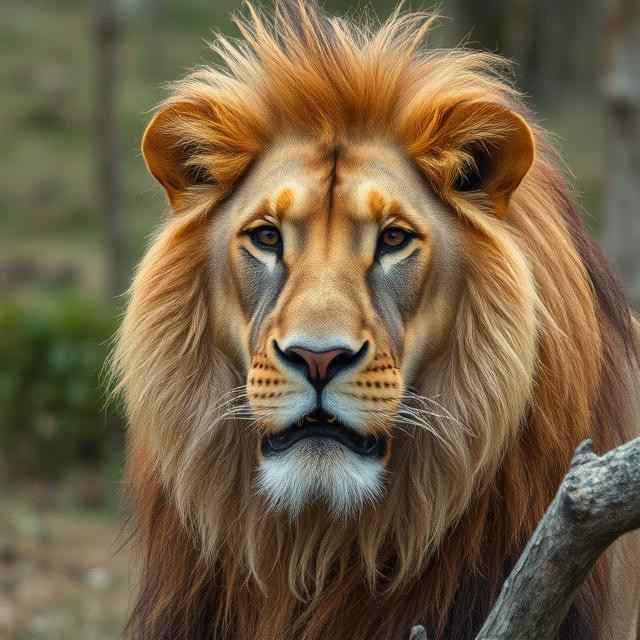
//> input picture data/images/lion.jpg, 640 x 640 px
$ ./p3_hsv data/images/lion.jpg   (built with g++ and OpenCV 4)
//> lines starting //> are read from the running program, lines starting //| are printed output that depends on the picture; after the words box and inside, x2 and y2 are one past the last pixel; in counts of white or black regions, pixels touching at a corner belong together
#include <opencv2/core.hpp>
#include <opencv2/highgui.hpp>
#include <opencv2/videoio.hpp>
#include <opencv2/imgproc.hpp>
#include <iostream>

int main(int argc, char** argv) {

    if(argc<2)
    {
        std::cerr << "Usage: " << argv[0] << " <input_image>" << std::endl;
        return -1;
    }

    // read image
    cv::Mat image = cv::imread(argv[1]);
//> image is the input picture: 640 rows x 640 cols, CV_8UC3; mean B, G, R 69.5, 96.8, 114.6

    // check image
    if (image.empty()) {
        std::cerr << "Could not open or find the image!" << std::endl;
        return -1;
    }

    cv::imshow("Image", image);

    // convert to hsv
    cv::Mat hsv_image;
    cv::cvtColor(image, hsv_image, cv::COLOR_BGR2HSV);
//> hsv_image: 640 rows x 640 cols, CV_8UC3; mean H, S, V 25.3, 105, 116.5

    // split and show hsv channels
    std::vector<cv::Mat> hsv_channels;
    cv::split(hsv_image, hsv_channels);
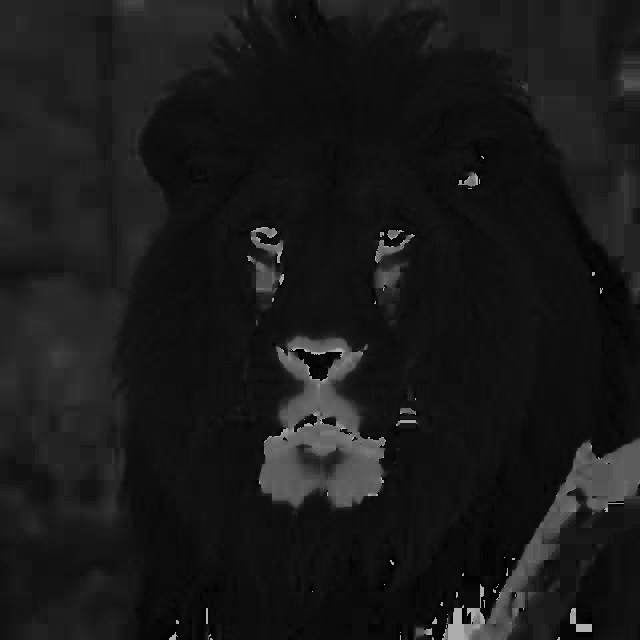
//> hsv_channels[0]: 640 rows x 640 cols, CV_8UC1; min 0, max 179, mean 25.3
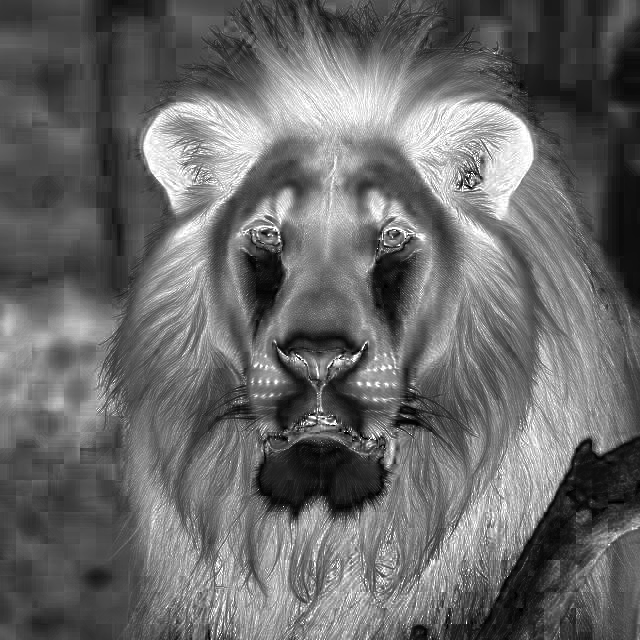
//> hsv_channels[1]: 640 rows x 640 cols, CV_8UC1; min 0, max 255, mean 105
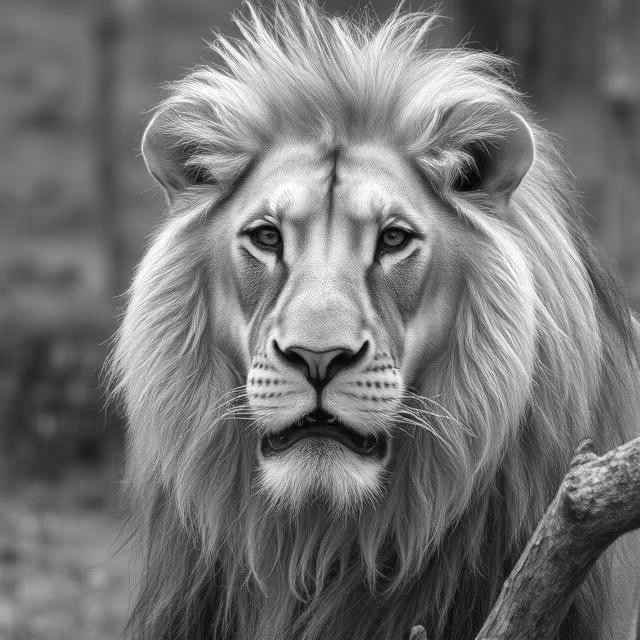
//> hsv_channels[2]: 640 rows x 640 cols, CV_8UC1; min 0, max 255, mean 116.5
    cv::imshow("Hue", hsv_channels[0]);
    cv::imshow("Saturation", hsv_channels[1]);
    cv::imshow("Value", hsv_channels[2]);

    do
    {

        // range of colors HSV
        cv::Mat thresh_color;
        static int h0=0, h1=255, s0=15, s1=255, v0=0, v1=255;
        cv::inRange(hsv_image, cv::Vec3b(h0,s0,v0), cv::Vec3b(h1,s1,v1), thresh_color);
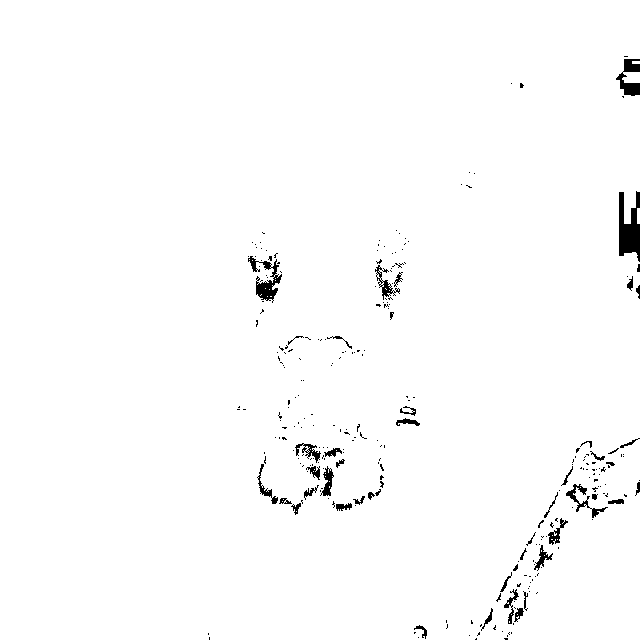
//> thresh_color: 640 rows x 640 cols, CV_8UC1; 98.5% white; 277 black regions (231 under 20 px), largest, box (x1, y1, x2, y2) and area: (619, 191, 640, 262) 962, (248, 256, 282, 303) 571, (616, 59, 640, 96) 459

        cv::imshow("Color segmentation", thresh_color);

        cv::createTrackbar("Hue low", "Color segmentation", nullptr, 180, [](int pos, void* data){h0 = pos;});
        cv::createTrackbar("Hue high", "Color segmentation", nullptr, 180, [](int pos, void* data){h1 = pos;});
        cv::createTrackbar("Saturation low", "Color segmentation", nullptr, 255, [](int pos, void* data){s0 = pos;});
        cv::createTrackbar("Saturation high", "Color segmentation", nullptr, 255, [](int pos, void* data){s1 = pos;});
        cv::createTrackbar("Value low", "Color segmentation", nullptr, 255, [](int pos, void* data){v0 = pos;});
        cv::createTrackbar("Value high", "Color segmentation", nullptr, 255, [](int pos, void* data){v1 = pos;});

    }while(cv::waitKey(10)!=27);


    return 0;
}

$ run again, on data/images/penguin.jpg
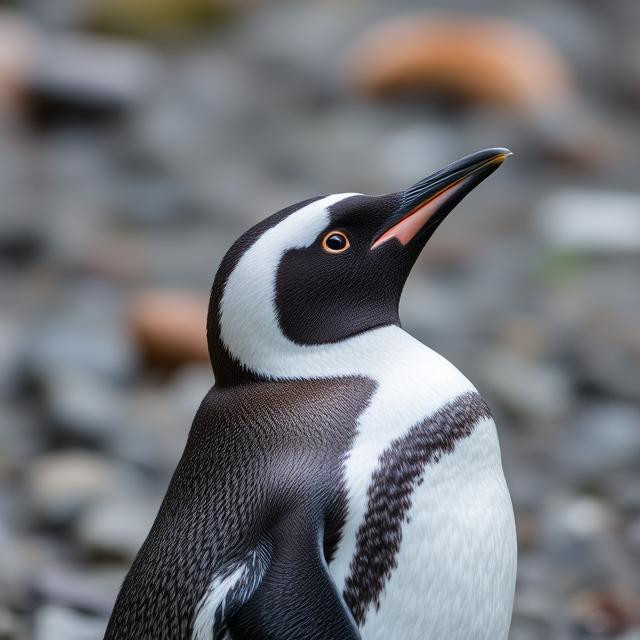
//> input picture data/images/penguin.jpg, 640 x 640 px
//> image is the input picture: 640 rows x 640 cols, CV_8UC3; mean B, G, R 119.8, 115.6, 115
//> hsv_image: 640 rows x 640 cols, CV_8UC3; mean H, S, V 94.4, 32.9, 124.4
//> `cv::split(hsv_image, hsv_channels);`:
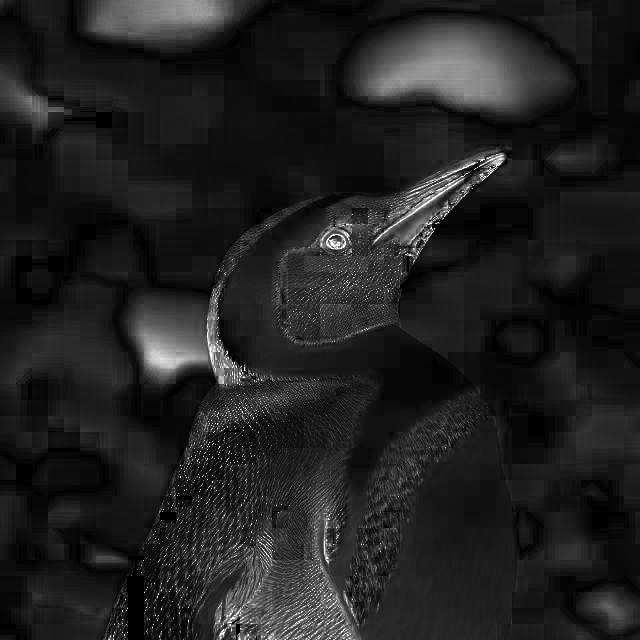
//> hsv_channels[1]: 640 rows x 640 cols, CV_8UC1; min 0, max 255, mean 32.9
//> `cv::inRange(hsv_image, cv::Vec3b(h0,s0,v0), cv::Vec3b(h1,s1,v1), thres..`:
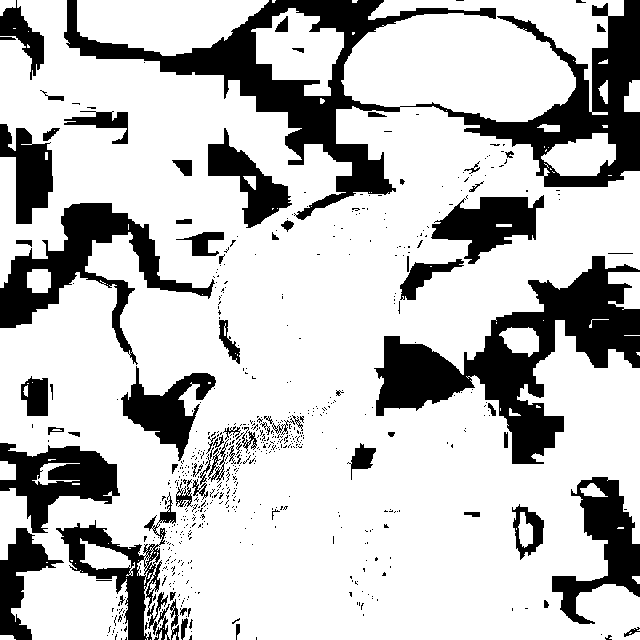
//> thresh_color: 640 rows x 640 cols, CV_8UC1; 75.9% white; 632 black regions (560 under 20 px), largest, box (x1, y1, x2, y2) and area: (64, 0, 640, 220) 28685, (374, 256, 640, 464) 18454, (0, 203, 215, 365) 8830

$ run again, on data/images/tucan.jpg
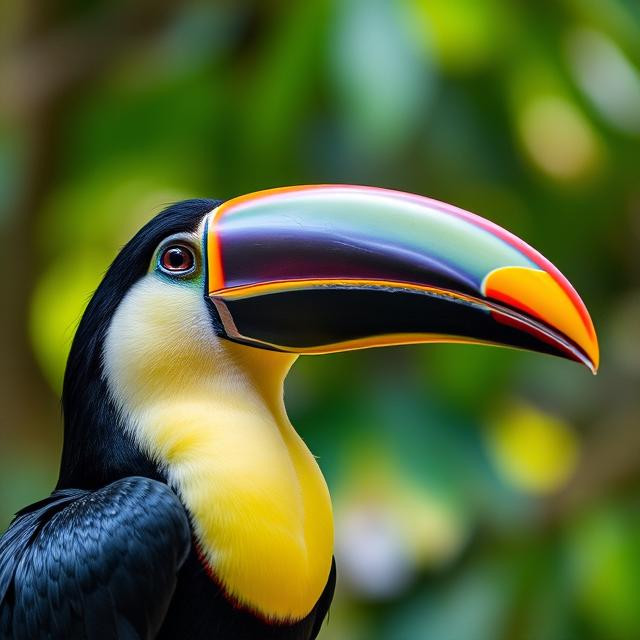
//> input picture data/images/tucan.jpg, 640 x 640 px
//> image is the input picture: 640 rows x 640 cols, CV_8UC3; mean B, G, R 53.3, 102.1, 87.6
//> hsv_image: 640 rows x 640 cols, CV_8UC3; mean H, S, V 56.7, 161.4, 111.9
//> `cv::split(hsv_image, hsv_channels);`:
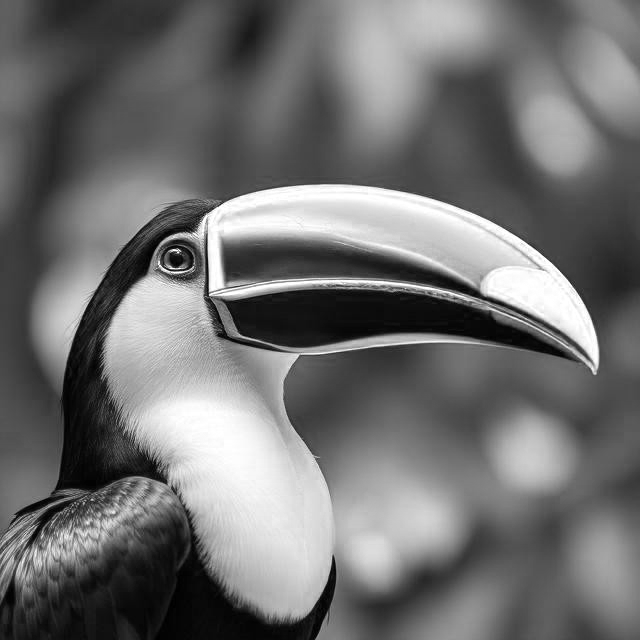
//> hsv_channels[2]: 640 rows x 640 cols, CV_8UC1; min 0, max 255, mean 111.9
//> `cv::inRange(hsv_image, cv::Vec3b(h0,s0,v0), cv::Vec3b(h1,s1,v1), thres..`:
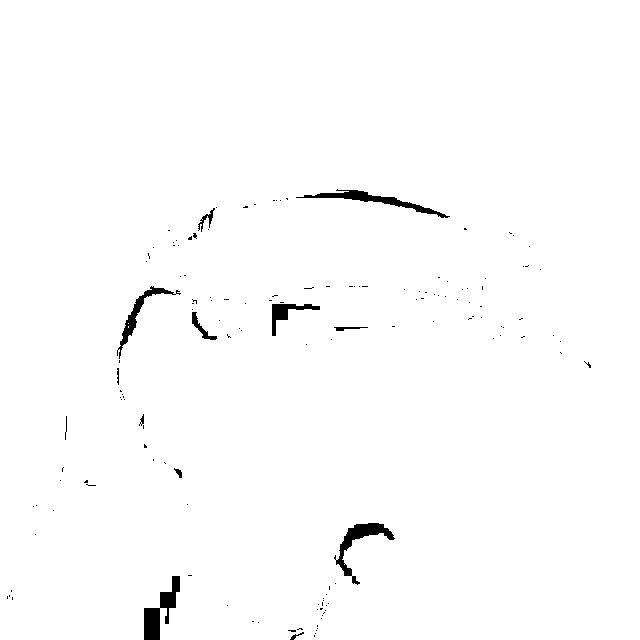
//> thresh_color: 640 rows x 640 cols, CV_8UC1; 98.9% white; 144 black regions (131 under 20 px), largest, box (x1, y1, x2, y2) and area: (144, 576, 180, 640) 944, (296, 189, 450, 218) 860, (334, 523, 395, 585) 858

$ run again, on data/images/turtle.jpg
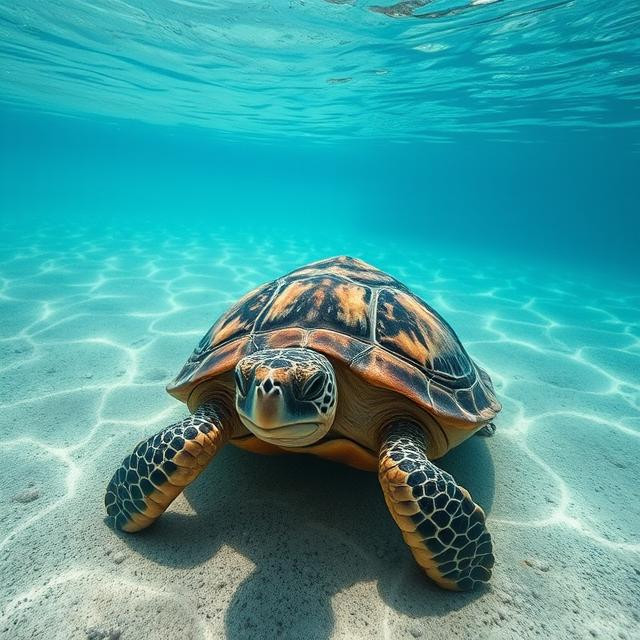
//> input picture data/images/turtle.jpg, 640 x 640 px
//> image is the input picture: 640 rows x 640 cols, CV_8UC3; mean B, G, R 157, 156.4, 69.4
//> hsv_image: 640 rows x 640 cols, CV_8UC3; mean H, S, V 81, 150.7, 164.2
//> `cv::split(hsv_image, hsv_channels);`:
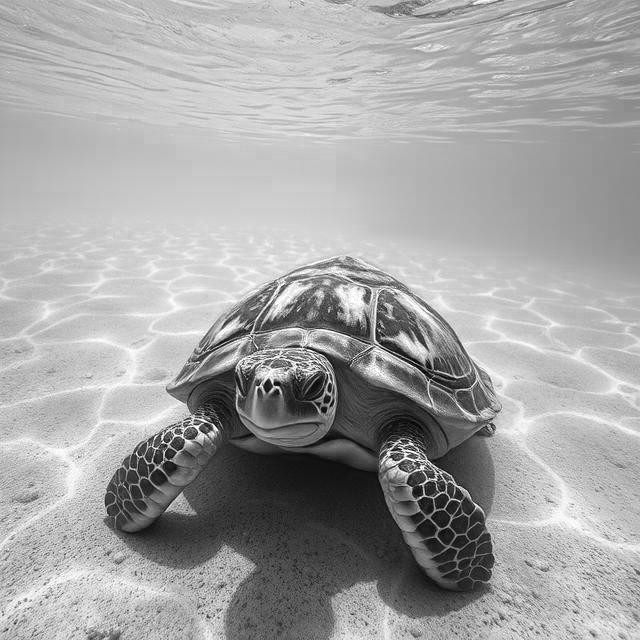
//> hsv_channels[2]: 640 rows x 640 cols, CV_8UC1; min 0, max 255, mean 164.2
//> `cv::inRange(hsv_image, cv::Vec3b(h0,s0,v0), cv::Vec3b(h1,s1,v1), thres..`:
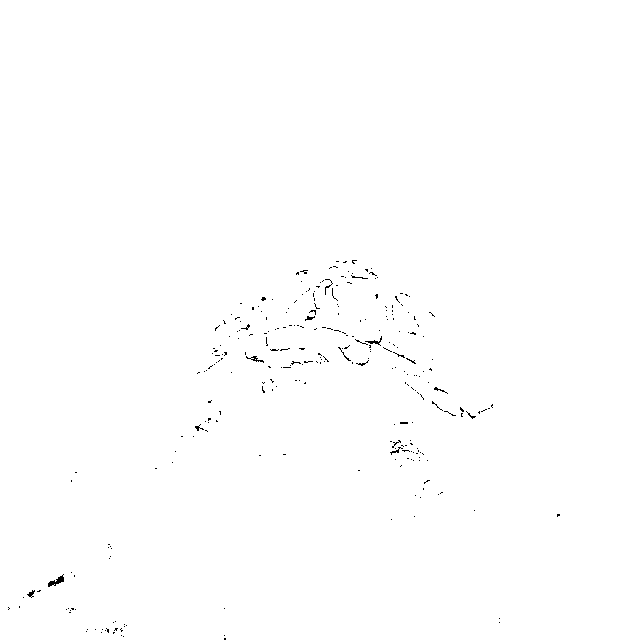
//> thresh_color: 640 rows x 640 cols, CV_8UC1; 99.7% white; black in thin lines or dots, all inside (x1, y1, x2, y2) = (8, 260, 560, 640)
